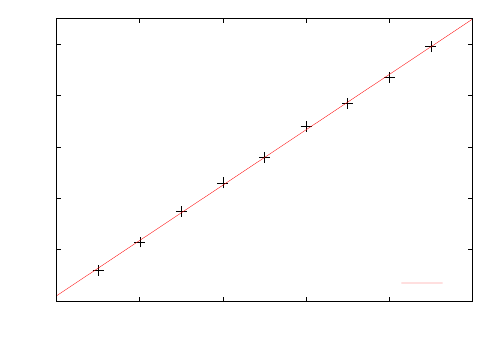

This chart was generated by the following gnuplot code:
# epslatex
set terminal epslatex color
set output "temp.tex"

# define axis
set xrange [0:10]
set yrange [0:5.5]

# axis labels
set xlabel '$n$'
set ylabel '$y_n$ in $\si{\cm}$'

# display legend
set key at 9.5,0.5

# linear regression
f(x) = m*x + b
fit f(x) "2_1.csv" using 1:2 via m,b

plot "2_1.csv" notitle lc 7 pointsize 2.5, f(x) title 'Regressionsgerade' lt 1

set output #Closes the temporary output files.
!sed 's|includegraphics{temp}|includegraphics{Diagramme/2_1}|' < temp.tex > 2_1.tex
!epstopdf temp.eps --outfile='2_1.pdf'

